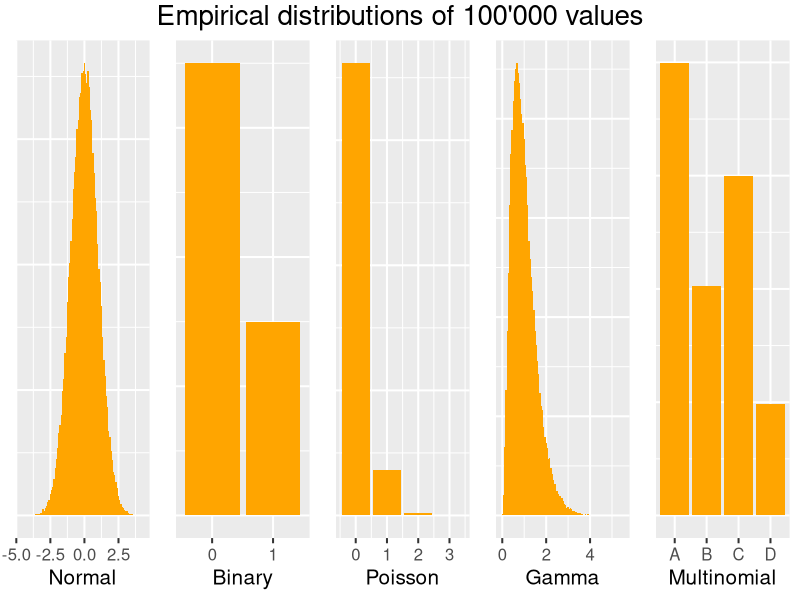

Reproduce this figure in R.
library(ggplot2)
require(gridExtra)
library(grid)
n <- 100000
set.seed(1)
distr <- data.frame(
  Normal = rnorm(n),
  Binary = factor(sample(0:1, size = n, TRUE, p = c(0.7, 0.3))),
  Poisson = rpois(n, 0.1),
  Gamma = rgamma(n, 3, 3),
  Multinomial = sample(c("A", "B", "C", "D"), size = n, TRUE, p = c(0.4, 0.2, 0.3, 0.1))
)

p <- list()

for (d in names(distr)) { # d <- "Normal"
  if (d %in% c("Normal", "Gamma")) {
    geom <- function(...) geom_histogram(..., bins = 100)
  } else {
    geom <- geom_bar
  }
  p[[d]] <- ggplot(distr, aes_string(x = d)) +
    geom(fill = "orange") +
    ylab(NULL) +
    theme_gray(base_size = 15) +
    theme(
      axis.ticks.y = element_blank(),
      axis.text.y = element_blank()
    )
}

main_title <- textGrob("Empirical distributions of 100'000 values", gp = gpar(fontsize = 20))

do.call(grid.arrange, c(p, list(nrow = 1, top = main_title)))
